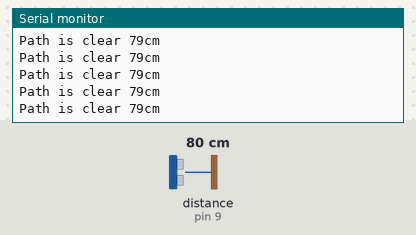
Simulated run of this sketch. Board: Arduino Uno, built with avr-gcc and run on an emulated ATmega328P. On the bench: the last lines printed to the serial monitor. Wiring (inferred from the names in the program): ultrasonic range finder: trigger pin 8; echo pin 9. The test bench sets the inputs (shaded band); at power-on: distance to the obstacle (sensor on pin 9) 80 cm. The echo pulse lasts 58.3 µs per cm.

Above: at 8.7 s.
8.8 s: distance to the obstacle (sensor on pin 9) set to 8 cm
At 9.4 s:
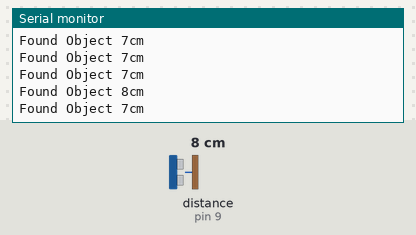
11.8 s: distance to the obstacle (sensor on pin 9) set to 10 cm
At 12.4 s:
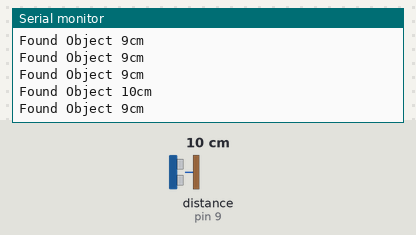
Timing chart, 0 to 14.8 s (numbered marks = the images above; inputs shaded):
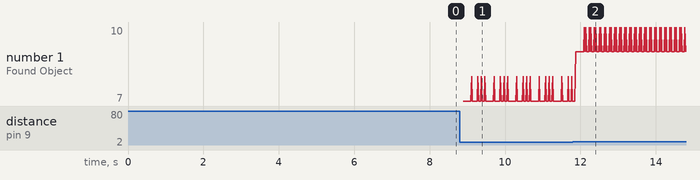

The sketch:

testSonic.ino
```cpp
#include<pt.h>

#define Sonic1_Trig 8
#define Sonic1_Echo 9

#define PT_DELAY(pt, ms, ts) \
  ts = millis(); \
  PT_WAIT_WHILE(pt, millis()-ts < (ms));
bool isHaveObj;
int Sonicread1 = 0;

struct pt pt_taskSonic1;

PT_THREAD(taskSonic1(struct pt* pt)){
  static uint32_t ts;
  PT_BEGIN(pt);
  while (1){
    readSonic(1);
    PT_DELAY(pt, 1, ts);
  }
  PT_END(pt);
}

void readSonic(int Sonic)
{
  int TRIG_PIN;
  int ECHO_PIN;
  if(Sonic == 1)
  {
    TRIG_PIN = Sonic1_Trig;
    ECHO_PIN = Sonic1_Echo;
  }

  long duration, distanceCm, distanceIn;

  // Give a short LOW pulse beforehand to ensure a clean HIGH pulse:
  digitalWrite(TRIG_PIN, LOW);
  delayMicroseconds(2);
  digitalWrite(TRIG_PIN, HIGH);
  delayMicroseconds(10);
  digitalWrite(TRIG_PIN, LOW);
  duration = pulseIn(ECHO_PIN,HIGH);

  // convert the time into a distance
  Sonicread1 = duration / 29.1 / 2 ;

  if (Sonicread1 <= 0){
    Serial.println("Out of range ");
    Serial.print(Sonicread1);
    Serial.println("cm");
    isHaveObj = true;
  }
  else if(Sonicread1 <= 10)
  {
    Serial.print("Found Object ");
    Serial.print(Sonicread1);
    Serial.println("cm");
    isHaveObj = true;
  }
  else
  {
    Serial.print("Path is clear ");
    Serial.print(Sonicread1);
    Serial.println("cm");
    isHaveObj = false;
  }

}


void setup() {
  Serial.begin(9600);
  pinMode(Sonic1_Trig, OUTPUT);
  pinMode(Sonic1_Echo, INPUT);
  PT_INIT(&pt_taskSonic1);
}

void loop() {
  taskSonic1(&pt_taskSonic1);

}
```

Measured:
- after the input at 8.8 s, the serial monitor: prints a new line after 0.09 s (image 1)
- after the input at 11.8 s, the serial monitor: prints a new line after 0.08 s (image 2)
- plotted number 1: 7 → 9 after the input at 11.8 s
